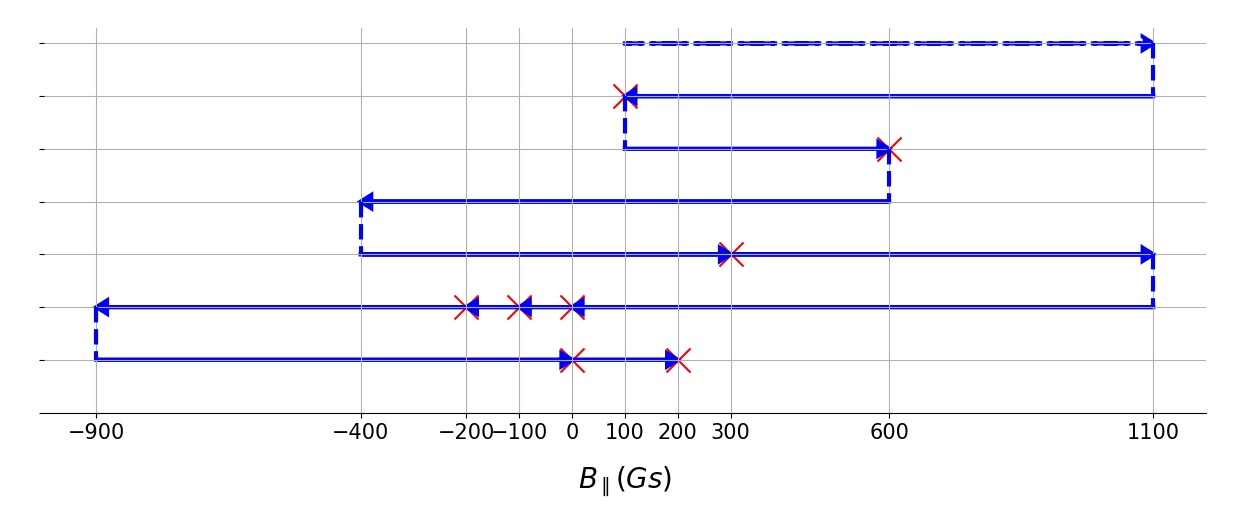

Python code for this plot:
# -*- coding: utf-8 -*-
"""
Created on Mon Jan 22 16:00:51 2018

@author: brucelau
"""

import numpy as np
import matplotlib.pyplot as plt
from pylab import *


A = np.array([1000,1000,0,0,500,500,-500,-500,200,1000,1000,-100,-200,-300,-1000,-1000,-100,100])+100
B = np.array([8,7,7,6,6,5,5,4,4,4,3,3,3,3,3,2,2,2])



fig = plt.figure(figsize=(15,5))
ax = fig.add_subplot(111)
# fc: filling color
# ec: edge color

plt.scatter([100, 600, 300, 0, -100, -200, 0,  200], 
            [7,6,4,3,3,3,2,2], 
            marker = 'x', color = 'r',edgecolors='b',  s = 300) 

for i in np.array([2,4,6,8,9,11,12,13,14,16,17]).astype(int)-1:
    ax.arrow(A[i], B[i], A[i+1]-A[i], B[i+1]-B[i],
    length_includes_head=True,# 增加的长度包含箭头部分
    head_width=0.25, head_length=20, fc='b', ec='b',linewidth=3)
    
ax.arrow(100, 8, 1000, 0,
    length_includes_head=True,# 增加的长度包含箭头部分
    head_width=0.25, head_length=20, fc='b', ec='b',linestyle='-.',linewidth=3)

plt.plot([1100,1100],[8,7],'b',
         [100,100],[7,6],'b',
         [600,600],[6,5],'b',
         [-400,-400],[5,4],'b',
         [1100,1100],[4,3],'b',
         [-900,-900],[3,2],'b',
         linestyle='--',linewidth=3)

x_ticks = np.array([-1000, -500,-300,-200,-100,0,100,200,500,1000])+100
plt.xticks(x_ticks,fontsize=15)
y_ticks = np.arange(1, 9 )
plt.yticks(y_ticks, color='w')

xlabel(r'$B_{\parallel}(Gs)$',fontsize=20,labelpad=15)

ax.grid()
ax = gca()
ax.spines['right'].set_color('none')
ax.spines['top'].set_color('none')
ax.spines['left'].set_color('none')
# Example:
#    ax = fig.add_subplot(122)
#    ax.annotate("", xy=(B[0], B[1]), xytext=(A[0], A[1]),arrowprops=dict(arrowstyle="->"))
#    ax.set_xlim(0,5)
#    ax.set_ylim(0,5)
#    ax.grid()
#    ax.set_aspect('equal') #x轴y轴等比例
#    plt.show()
#    plt.tight_layout()
#保存图片，通过pad_inches控制多余边缘空白
plt.savefig('Magnet_Parallel_position.jpg', transparent = True, bbox_inches = 'tight', pad_inches = 0.25) 
